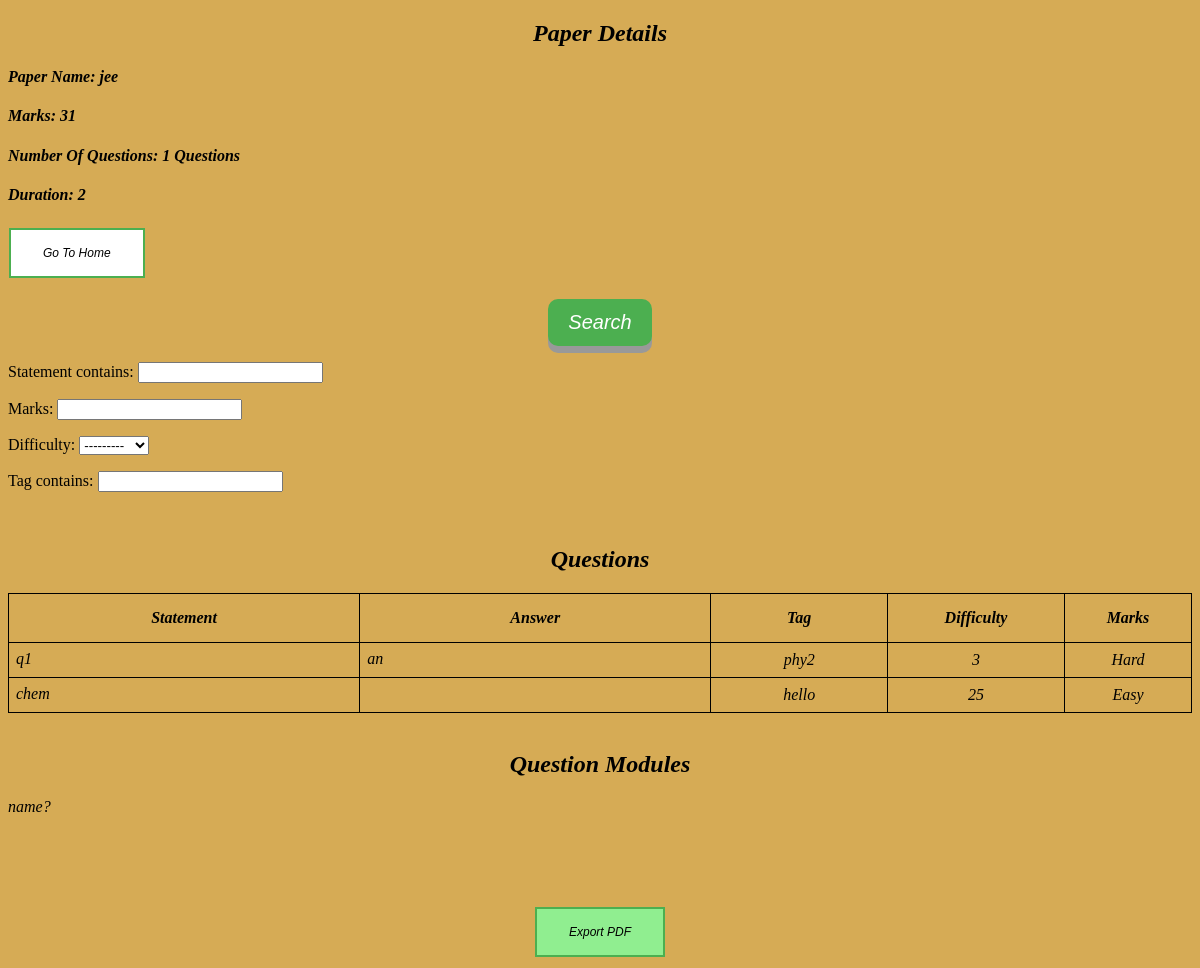
Page /paper_detail/jee/ (signed in) on the earlier database version.
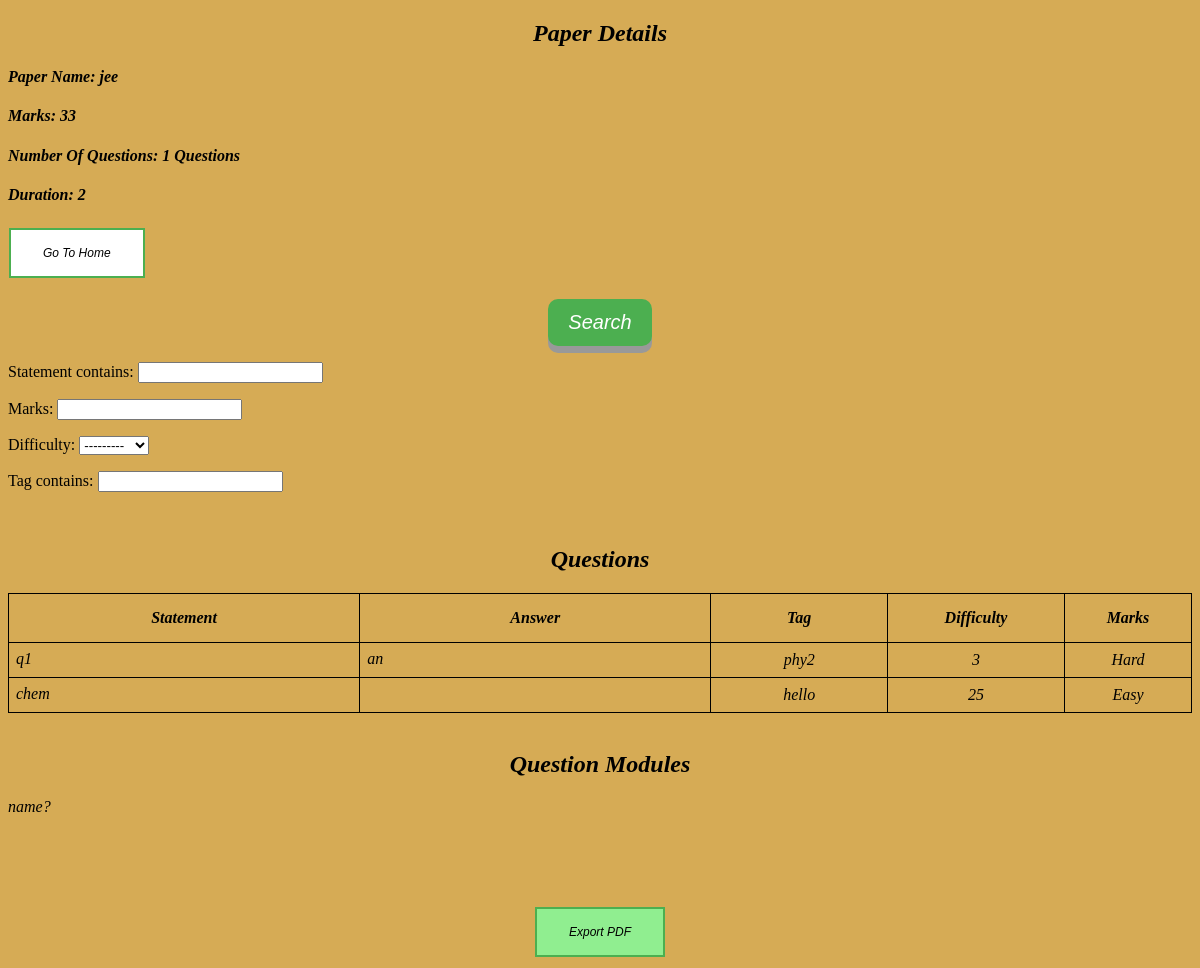
Same page on the later database version.
### Home/models.py (models this page shows, shortened)
class created_paper(models.Model):
    username = models.CharField(max_length=150)
    name = models.CharField(max_length=150)
    num_ques = models.IntegerField()
    marks = models.IntegerField()
    ques_id = models.CharField(max_length=150)
    num_ques_modules=models.IntegerField()
    ques_module_id = models.CharField(max_length=150)
    total_sum_ques = models.IntegerField()
    duration = models.CharField(max_length=150)

### Home/views.py (the view)
# urls.py: path('paper_detail/<name>/', views.paper_detail, name='paper_detail'),
@login_required
def paper_detail(request, name):
    paper_instance = created_paper.objects.filter(username=request.user.username, name=name).get()
    ques_id_list = paper_instance.ques_id.split()
    ques_list = Questions_Main.objects.filter(pk__in=ques_id_list)
    ques_module_id_list = paper_instance.ques_module_id.split()
    ques_module_list = Question_Module.objects.filter(pk__in=ques_module_id_list)
    print(paper_instance.ques_module_id)
    filter=QuestionsFilter(request.GET,queryset=ques_list)
    return render(request, 'paper_detail.html', {
        'filter':filter,
        'ques_list': ques_list,
        'ques_module_list': ques_module_list,
        'paper': paper_instance
    })

### templates/paper_detail.html (shortened to what this page needs)
{% extends 'base.html' %}
{% block content %}
  <h2 style="text-align:center"><em>Paper Details</em></h2>
    <h4><em> Paper Name: {{ paper.name }}</em></h4>
    <h4><em> Marks: {{ paper.marks }} </em></h4>
    <h4><em> Number Of Questions: {{ paper.total_sum_ques }} Questions </em></h4>
    <h4><em> Duration: {{ paper.duration }} </em></h4>
<span>
     <button class="button button1"><a href="{% url 'Home:qbList' %}"><em>Go To Home</em></a></button>
 </span>
<br><br>
<form method="GET">
    <div style="text-align:center">
        <button class="buttonbase button3" type="submit"><em>Search</em></button>
    </div>
    {{ filter.form.as_p }}
</form>
<br>
<h2 style="text-align:center"><em>Questions</em></h2>
<div class="container">
<table class="users" style="width: 100%">
    <tr>
        <th class="stat" style="padding: 15px"><em>Statement</em></th>
        <th class="ans" style="padding: 15px"><em>Answer</em></th>
        <th class="tag" style="padding: 15px"><em>Tag</em></th>
        <th class="diff" style="padding: 15px"><em>Difficulty</em></th>
        <th class="marks" style="padding: 15px"><em>Marks</em></th>
    </tr>
    {% for ques in filter.qs %}
    <tr>
        <td style="padding: 7px"><div style="white-space: pre-line"><a href="{% url 'Home:view_ques' id=ques.id %}" target="_blank"><em>{{ ques.statement }}</em></a></div></td>
        <td style="padding: 7px"><div style="white-space: pre-line"><a href="{% url 'Home:view_ans' id=ques.id %}" target="_blank"><em>{{ ques.answer }}</em></a></div></td>
        <td style="padding: 7px; text-align:center"><em>{{ ques.tag }}</em></td>
        <td style="padding: 7px; text-align:center"><em>{{ ques.marks }}</em></td>
        <td style="padding: 7px; text-align:center"><em>{{ ques.difficulty }}</em></td>
    </tr>
    {% endfor %}
</table>
</div>
<br>
<h2 style="text-align:center"><em>Question Modules</em></h2>
{% for qm in ques_module_list %}
    <p><a class="four" href="{% url 'Home:ques_module_detail' id=qm.id %}"><em>{{ qm.statement }}</em></a></p>
{% endfor %}
<br><br><br><br>
<div style="text-align:center">
     <button class="button button7"><a class="four" href="{% url 'Home:generate_pdf' id=paper.id %}" target="_blank"><em>Export PDF</em></a></button>
 </div>
{% endblock %}

Differences in the rows shown:
changed created_paper "jee": marks "31" → "33"
